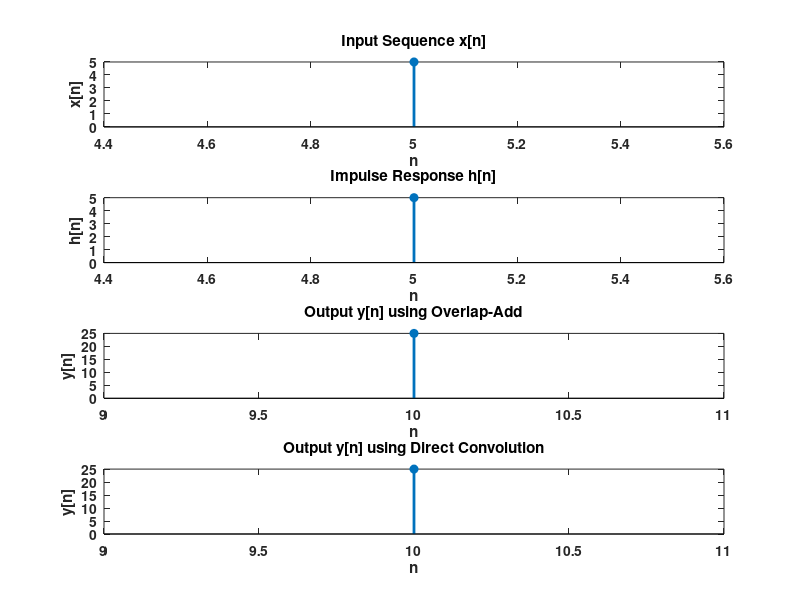

MATLAB code to generate this figure:
x = input('Enter input sequence x (row vector): ');
n0x = input('Enter the index of x[1] (first element of x): ');
h = input('Enter impulse response h (row vector): ');
n0h = input('Enter the index of h[1] (first element of h): ');
L = input('Enter block length L: ');

Nx = length(x);
Nh = length(h);
M = L + Nh - 1;

numblocks = 0;
while numblocks * L < Nx
    numblocks = numblocks + 1;
end

xpadded = [x, zeros(1, numblocks * L - Nx)];
y = zeros(1, Nx + Nh - 1);

for b = 0:numblocks - 1
    startidx = b * L + 1;
    endidx = startidx + L - 1;
    xblock = xpadded(startidx:endidx);
    yblock = zeros(1, M);
    for n = 1:M
        s = 0;
        for k = 1:Nh
            if (n - k + 1 > 0 && n - k + 1 <= length(xblock))
                s = s + h(k) * xblock(n - k + 1);
            end
        end
        yblock(n) = s;
    end
    ystart = startidx;
    yend = min(startidx + M - 1, length(y));
    blkend = yend - startidx + 1;
    y(ystart:yend) = y(ystart:yend) + yblock(1:blkend);
end

n0y = n0x + n0h;
ny = n0y:n0y + length(y) - 1;

yd = zeros(1, Nx + Nh - 1);
for n = 1:(Nx + Nh - 1)
    s = 0;
    for k = 1:Nh
        m = n - k + 1;
        if (m > 0 && m <= Nx)
            s = s + h(k) * x(m);
        end
    end
    yd(n) = s;
end

nyd = n0x + n0h : n0x + n0h + length(yd) - 1;

disp('Result of convolution using Overlap-Add:');
disp(['Indices: ', mat2str(ny)]);
disp(['Values: ', mat2str(y)]);
disp('Result of convolution using Direct Method:');
disp(['Indices: ', mat2str(nyd)]);
disp(['Values: ', mat2str(yd)]);

subplot(4,1,1);
stem(n0x:n0x + Nx - 1, x, 'filled', 'LineWidth', 2);
title('Input Sequence x[n]');
xlabel('n'); ylabel('x[n]');
set(gca, 'FontWeight', 'bold');

subplot(4,1,2);
stem(n0h:n0h + Nh - 1, h, 'filled', 'LineWidth', 2);
title('Impulse Response h[n]');
xlabel('n'); ylabel('h[n]');
set(gca, 'FontWeight', 'bold');

subplot(4,1,3);
stem(ny, y, 'filled', 'LineWidth', 2);
title('Output y[n] using Overlap-Add');
xlabel('n'); ylabel('y[n]');
set(gca, 'FontWeight', 'bold');

subplot(4,1,4);
stem(nyd, yd, 'filled', 'LineWidth', 2);
title('Output y[n] using Direct Convolution');
xlabel('n'); ylabel('y[n]');
set(gca, 'FontWeight', 'bold');
